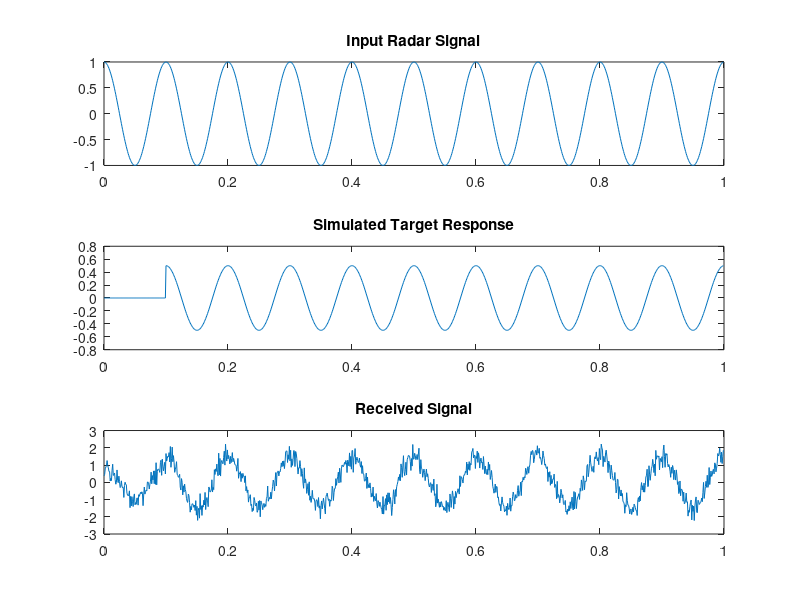
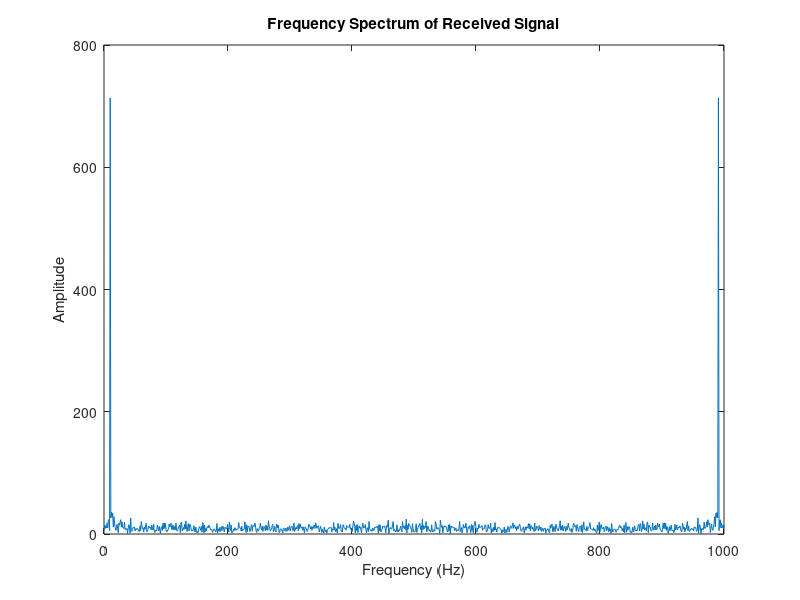

Recreate these plots in MATLAB, in order.
% Parameters
Fs = 1000;          % Sampling frequency (Hz)
f0 = 10;            % Center frequency of radar signal (Hz)
T = 1;              % Duration of signal (s)
t = 0:1/Fs:T-1/Fs;  % Time vector

% Generate input signal (Radar pulse)
x = cos(2*pi*f0*t);

% Simulate target (Adding some delay and attenuation)
delay = 0.1;        % Delay in seconds
attenuation = 0.5;  % Attenuation factor
target_response = [zeros(1, round(delay*Fs)), x(1:end-round(delay*Fs))] * attenuation;

% Add noise (optional)
noise_power = 0.1;
noise = sqrt(noise_power) * randn(size(x));

% Combine input signal with target response
received_signal = x + target_response + noise;

% Plot input and received signals
figure;
subplot(3,1,1);
plot(t, x);
title('Input Radar Signal');

subplot(3,1,2);
plot(t, target_response);
title('Simulated Target Response');

subplot(3,1,3);
plot(t, received_signal);
title('Received Signal');

% Analyze frequency and amplitude
received_fft = fft(received_signal);
frequencies = linspace(0, Fs, length(received_fft));

figure;
plot(frequencies, abs(received_fft));
title('Frequency Spectrum of Received Signal');
xlabel('Frequency (Hz)');
ylabel('Amplitude');

% Analyze range
% (Add range analysis code here)
